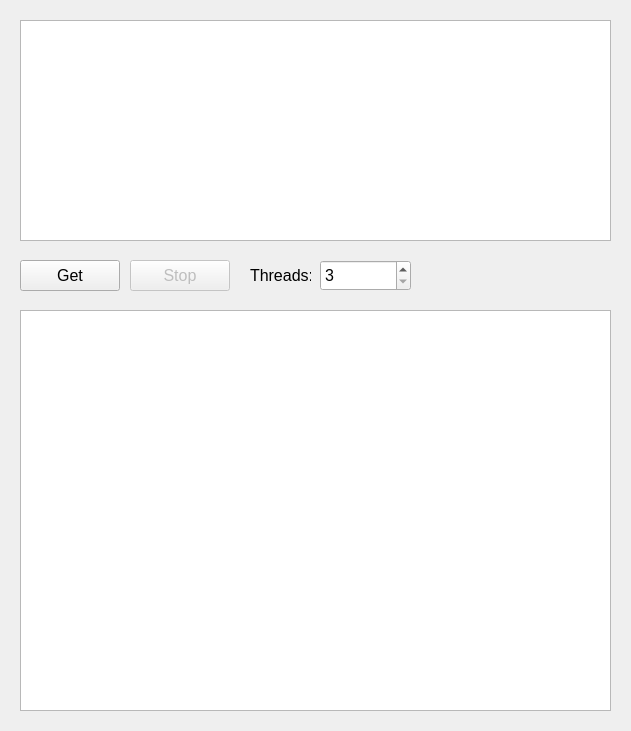
<?xml version="1.0" encoding="UTF-8"?>
<ui version="4.0">
 <class>MainWindow</class>
 <widget class="QMainWindow" name="MainWindow">
  <property name="geometry">
   <rect>
    <x>0</x>
    <y>0</y>
    <width>631</width>
    <height>731</height>
   </rect>
  </property>
  <property name="windowTitle">
   <string>GET SENT EMAILS</string>
  </property>
  <property name="styleSheet">
   <string notr="true">* {
	font-family: &quot;Segoe UI&quot;;
	font-size: 16px;
}</string>
  </property>
  <widget class="QWidget" name="centralwidget">
   <widget class="QPlainTextEdit" name="plainTextEdit">
    <property name="geometry">
     <rect>
      <x>20</x>
      <y>20</y>
      <width>591</width>
      <height>221</height>
     </rect>
    </property>
   </widget>
   <widget class="QPushButton" name="pushButton">
    <property name="geometry">
     <rect>
      <x>20</x>
      <y>260</y>
      <width>100</width>
      <height>31</height>
     </rect>
    </property>
    <property name="cursor">
     <cursorShape>PointingHandCursor</cursorShape>
    </property>
    <property name="text">
     <string>Get</string>
    </property>
   </widget>
   <widget class="QPushButton" name="pushButton_2">
    <property name="enabled">
     <bool>false</bool>
    </property>
    <property name="geometry">
     <rect>
      <x>130</x>
      <y>260</y>
      <width>100</width>
      <height>31</height>
     </rect>
    </property>
    <property name="cursor">
     <cursorShape>PointingHandCursor</cursorShape>
    </property>
    <property name="text">
     <string>Stop</string>
    </property>
   </widget>
   <widget class="QPlainTextEdit" name="plainTextEdit_2">
    <property name="geometry">
     <rect>
      <x>20</x>
      <y>310</y>
      <width>591</width>
      <height>401</height>
     </rect>
    </property>
    <property name="readOnly">
     <bool>true</bool>
    </property>
   </widget>
   <widget class="QLabel" name="label">
    <property name="geometry">
     <rect>
      <x>250</x>
      <y>260</y>
      <width>61</width>
      <height>31</height>
     </rect>
    </property>
    <property name="text">
     <string>Threads:</string>
    </property>
   </widget>
   <widget class="QSpinBox" name="spinBox">
    <property name="geometry">
     <rect>
      <x>320</x>
      <y>260</y>
      <width>91</width>
      <height>31</height>
     </rect>
    </property>
    <property name="minimum">
     <number>3</number>
    </property>
   </widget>
  </widget>
 </widget>
 <resources/>
 <connections/>
</ui>
